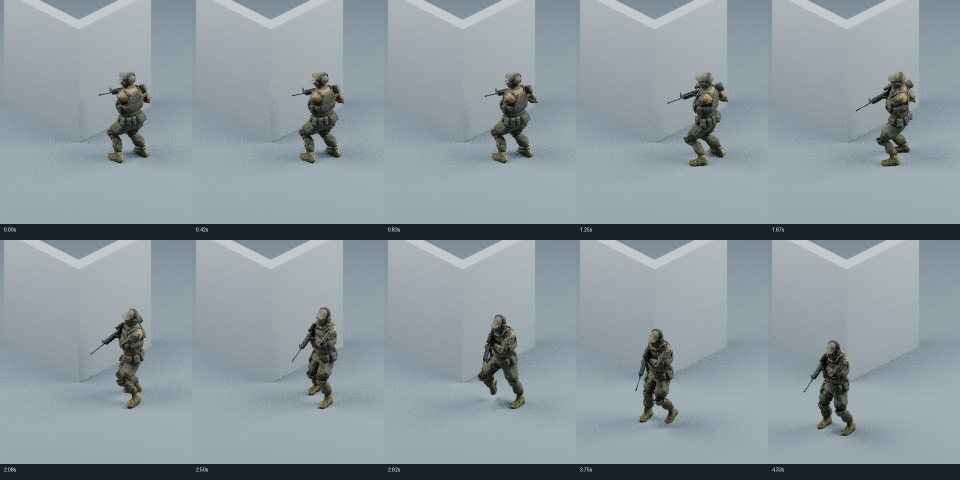
#> input picture assets-3d/cover-combat-integration/review/exit-contact-sheet.jpg, 1920 x 960 px, given in place of Stand-Protected.png, which was not available (shown at 1/2 size)
$ python package-review.py
#> lines starting #> are read from the running program, lines starting #| are printed output that depends on the picture
"""Build labeled evidence from actual final GLB renders, with no generated/painted character poses."""
from PIL import Image,ImageDraw,ImageFont
from pathlib import Path
import subprocess,json,hashlib,os
ROOT=Path(__file__).resolve().parents[1];src=Path('/workspace/cover-final-media');out=ROOT/'review';out.mkdir(exist_ok=True);font=ImageFont.truetype('/usr/share/fonts/truetype/dejavu/DejaVuSans.ttf',18);small=ImageFont.truetype('/usr/share/fonts/truetype/dejavu/DejaVuSans.ttf',14)
def panel(image,label):
 c=Image.new('RGB',(384,484),'#182127');c.paste(Image.open(image).convert('RGB'),(0,36));ImageDraw.Draw(c).text((10,8),label,fill='white',font=font);return c
def sheet(items,cols,name):
#> called with cols = 4, name = 'priority-iso.jpg'
 c=Image.new('RGB',(384*cols,484*((len(items)+cols-1)//cols)),'#182127')
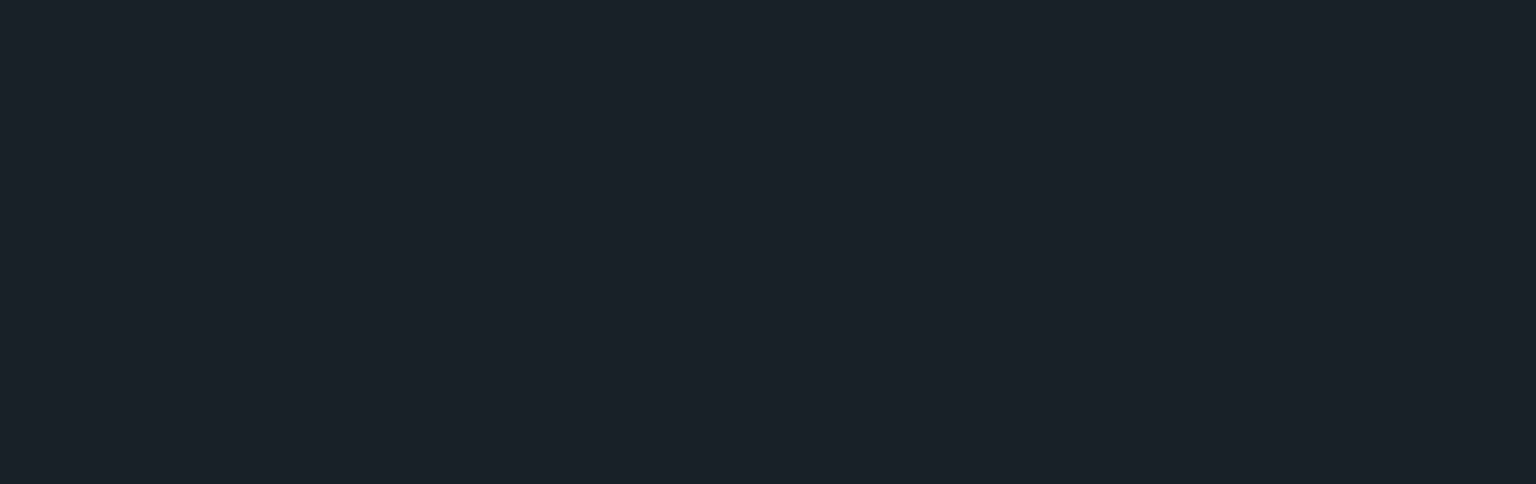
#> c: PIL image 1536x484 RGB; mean R, G, B 24, 33, 39
 for i,(path,label)in enumerate(items):c.paste(panel(path,label),((i%cols)*384,(i//cols)*484))
#> in panel, `c = Image.new('RGB', (384, 484), '#182127')`:
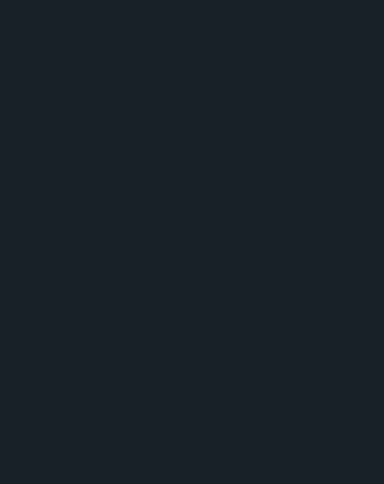
#> c: PIL image 384x484 RGB; mean R, G, B 24, 33, 39
#> in panel, `c.paste(Image.open(image).convert('RGB'), (0, 36))`:
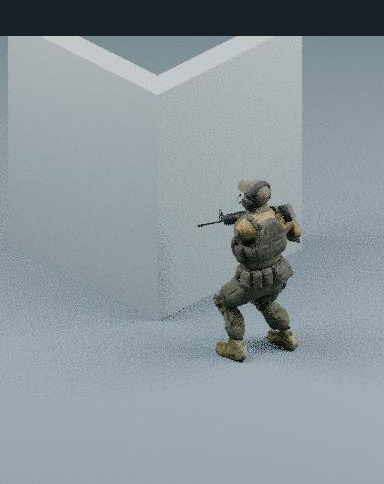
#> c: PIL image 384x484 RGB; mean R, G, B 139.1, 150.3, 156.1
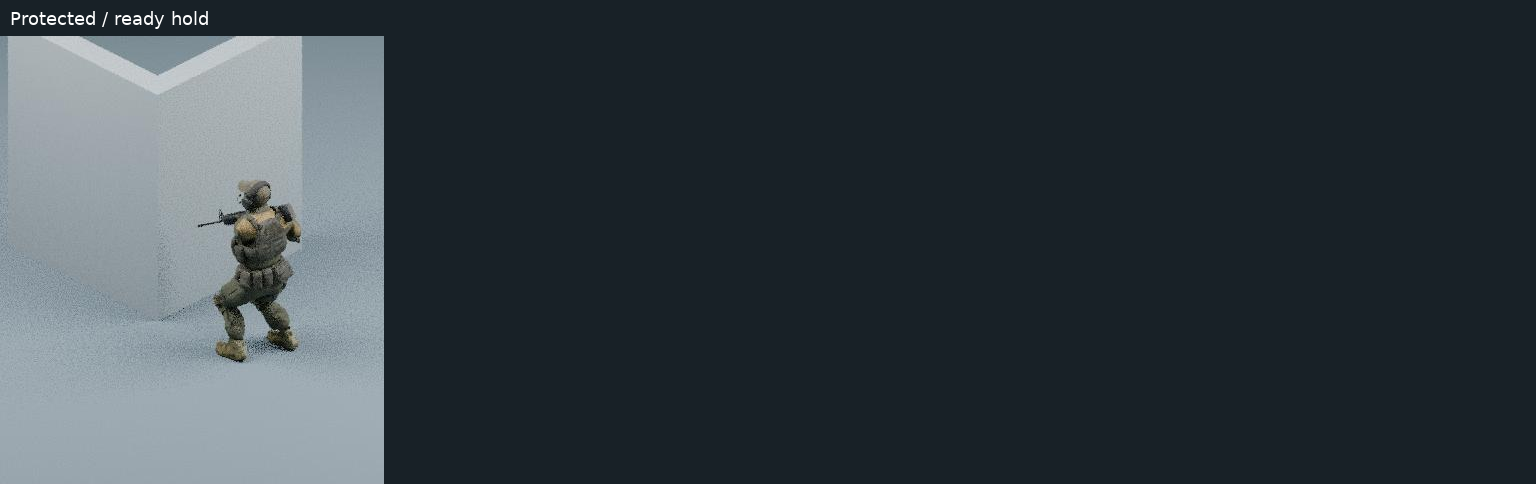
#> c: PIL image 1536x484 RGB; mean R, G, B 53, 62.6, 68.5
#> pass 2 of the loop in sheet, `for i,(path,label)in enumerate(items):c.paste(panel(path,label),((i%co..`:
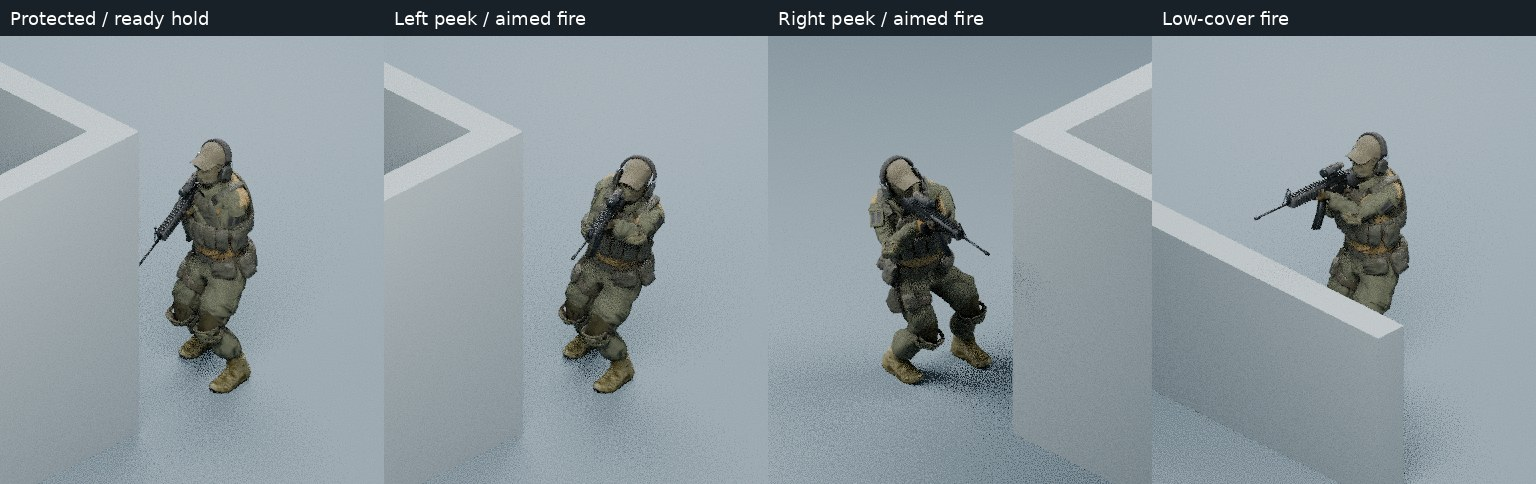
#> input picture assets-3d/cover-combat-integration/review/priority-iso.jpg, 1536 x 484 px, given in place of Stand-Left.png, which was not available
#> in panel (call 2), `c.paste(Image.open(image).convert('RGB'), (0, 36))`:
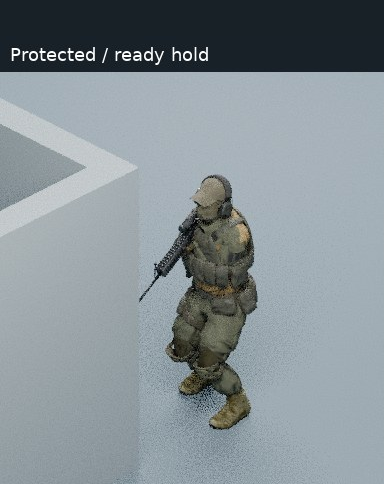
#> c: PIL image 384x484 RGB; mean R, G, B 133.6, 143.7, 149.1
#> in sheet, `for i,(path,label)in enumerate(items):c.paste(panel(path,label),((i%co..`:
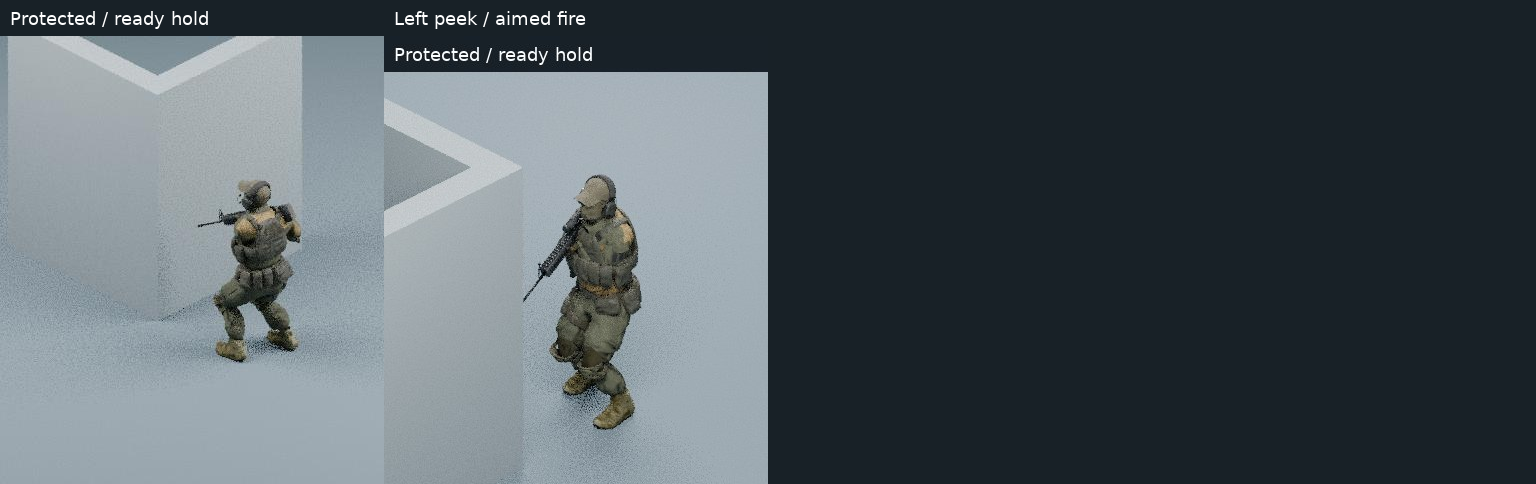
#> c: PIL image 1536x484 RGB; mean R, G, B 80.7, 90.5, 96.3
 c.save(out/name,quality=88)
#> (the run stopped early here; a loop or call above may not have finished)
